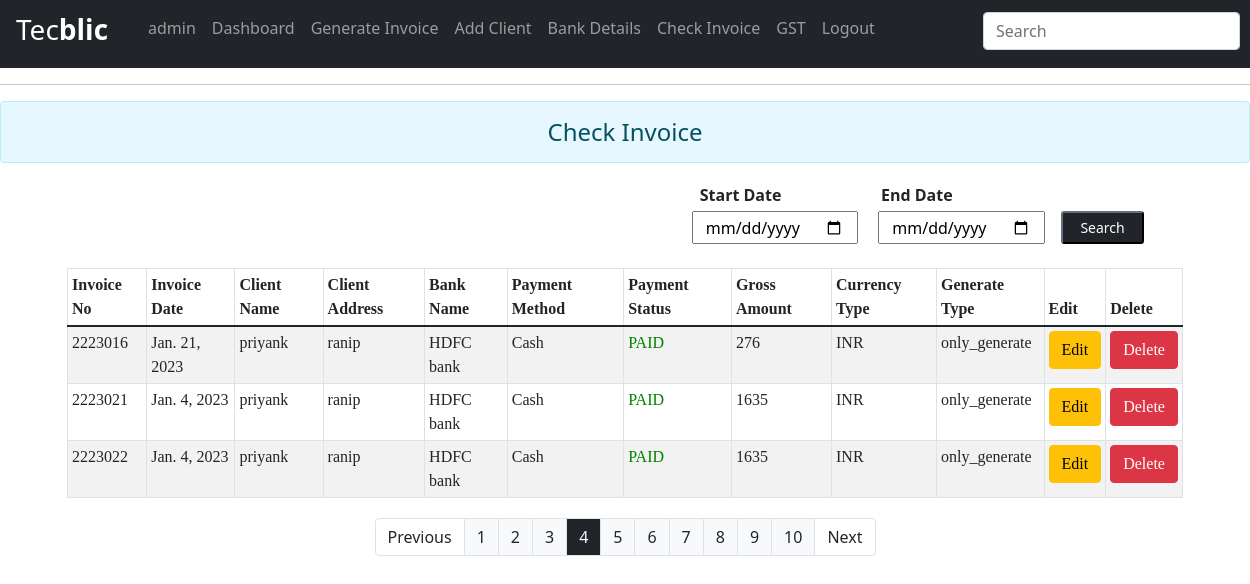
The page /check?page=4 (signed in) on the database as committed earlier.
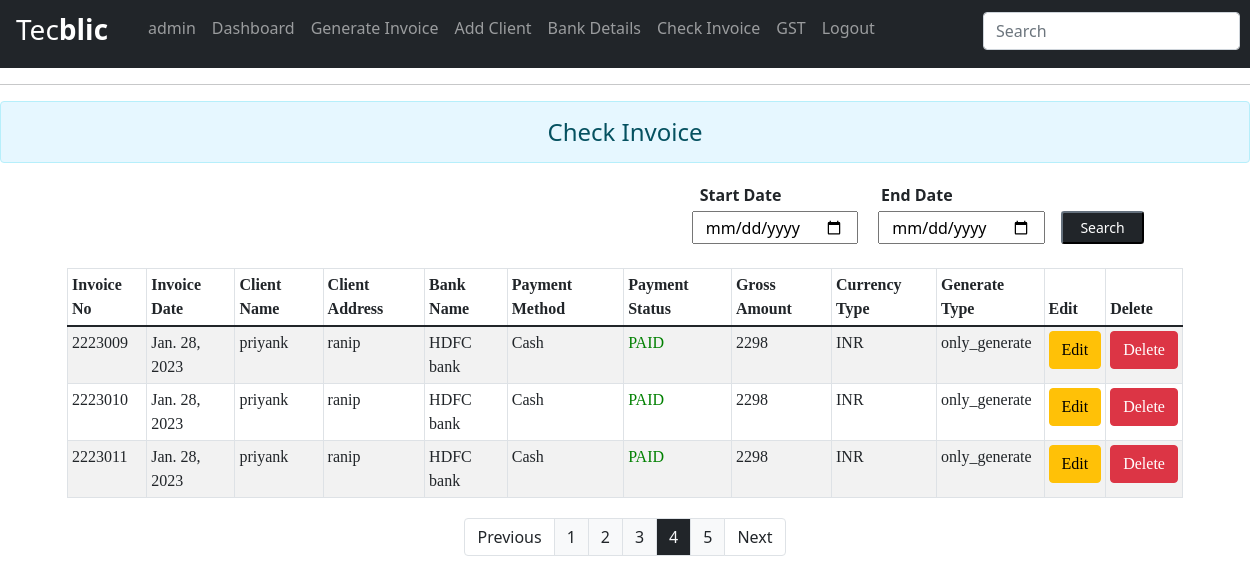
The same page on the database as committed later.
### tecblicapp/models.py (models this page shows, shortened)
class Invoice(models.Model):
    Method = [
    ('----','----'),
    ('Cash', 'Cash'),
    ('Online', 'Online'),
    ('Cheque', 'Cheque'),
    ('Swift Transfer', 'Swift Transfer'),
    ]
    imp=[
        ('DOMESTIC','DOMESTIC'),
        ('EXPORT','EXPORT'),
        ('Inter State', 'Inter State'),
    ]
    Currency = [
    ('INR', 'INR'),
    ('USD', 'USD'),
    ('EUR', 'EUR'),
    ]
    STATUS = [
    ('PENDING', 'PENDING'),
    ('PAID', 'PAID'),
    ]
    emails=[
        ('only_generate','Only Generate'),
        ('generate_and_send','Generate And Send Mail')
    ]
    quantity_type = [
        ("No's", "No's"),
        ('HRS', 'HRS'),
        ('DAY', 'DAY'),
    ]
    invoice_no = models.IntegerField(primary_key=True, blank=True)
    sac_code = models.CharField(null=True, blank=True, max_length=6)
    invoice_date = models.DateField(null=True, blank=True)
    payment_method = models.CharField(choices=Method, default='Cash', max_length=100)
    payment_status = models.CharField(choices=STATUS, default='PAID', max_length=100)
    gross_amount=models.IntegerField(null=True,blank=True)
    cgst = models.CharField(max_length=20, null=True, blank=True,default=0)
    sgst = models.CharField(max_length=20, null=True, blank=True,default=0)
    igst = models.CharField(max_length=20, null=True, blank=True,default=0)
    currency_type=models.CharField(choices=Currency,max_length=5,default='INR')
    qty_type = models.CharField(choices=quantity_type, default='HRS', max_length=5)
    gst_type=models.CharField(choices=imp,default='DOMESTIC',max_length=20)
    t_2 = models.TextField(
        default="2) This Bill is payable by Electronic transfer/ DD/ Cheque in favor of Tecblic Private Limited. For payment made by electronic fund transfer, please send details to accounts@tecblic.com (Invoice number, Invoice amount, Tecblic Bank name and Account number, Payment date, Amount paid, TDS if applicable). Queries can be sent to us at accounts@tecblic.com.")
    t_3 = models.TextField(default="3) Please make payment within 7 days of receipt of this invoice.")
    t_4 = models.TextField(
        default="4) TDS certificate, if applicable, should be issued in favor of Tecblic Private Limited, AAHCT7338J of the Billing Entity and emailed to accounts@tecblic.com or couriered to above address.")
    t_5 = models.TextField(
        default="5) We declare that invoice shows the actual price of goods/services described and that all particulars are correct.")
    client = models.ForeignKey(clientDetail, blank=True, null=True, on_delete=models.SET_NULL)
    send_email=models.CharField(choices=emails,max_length=20,default='only_generate')
    bank = models.ForeignKey(BankDetails, blank=True, null=True, on_delete=models.SET_NULL)
    date_created = models.DateTimeField(auto_now_add=True,blank=True, null=True)
    last_updated = models.DateTimeField(auto_now=True,blank=True, null=True)

class clientDetail(models.Model):
    clientName=models.CharField(max_length=50,null=True,blank=True)
    clientEmail=models.EmailField(null=True,blank=True)
    clientAddress=models.CharField(max_length=200,null=True,blank=True)
    clientGSTIN=models.CharField(max_length=15,null=True,blank=True)
    clientPAN=models.CharField(max_length=10,null=True,blank=True)
    kindAttn=models.CharField(max_length=40,null=True,blank=True)
    placeofSupply=models.CharField(max_length=40,null=True,blank=True)

class BankDetails(models.Model):
    bank_name=models.CharField(max_length=40,null=True,blank=True)
    account_no=models.CharField(max_length=30,null=True,blank=True)
    ifsc_code=models.CharField(max_length=11,null=True,blank=True)
    bank_branch=models.CharField(max_length=40,null=True,blank=True)
    swift_code=models.CharField(max_length=11,null=True,blank=True)
    cin=models.CharField(max_length=21,null=True,blank=True)
    supplier_pan=models.CharField(max_length=10,null=True,blank=True)
    supplier_gstin=models.CharField(max_length=15,null=True,blank=True)
    arn=models.CharField(max_length=30,null=True,blank=True)

### tecblicapp/views.py (the view)
# urls.py: path('check', views.check_invoice, name="check_invoices"),
@login_required(login_url='login')
def check_invoice(request):
    inv_obj=Invoice.objects.all()
    paginator = Paginator(inv_obj,3)
    page_number = request.GET.get('page')
    finaldata =  paginator.get_page(page_number)
    totalpage = finaldata.paginator.num_pages
    return render(request,'tecblicapp/check_invoice_status_demo.html',{'inv':finaldata,'totalpages':[n+1 for n in range(totalpage)]})

### tecblicapp/templates/tecblicapp/check_invoice_status_demo.html (shortened to what this page needs)
<!DOCTYPE html>
<html lang="en">
<head>
    <link href="https://cdn.jsdelivr.net/npm/bootstrap@5.1.3/dist/css/bootstrap.min.css" rel="stylesheet">
    <link href="https://cdnjs.cloudflare.com/ajax/libs/bootstrap-datepicker/1.2.0/css/datepicker.min.css" rel="stylesheet">
</head>
<body>
{% include 'tecblicapp/navbar.html' %}
<hr>
<h4 class="text-center alert alert-info" style="background-color: #e6f7ff;">Check Invoice</h4>
<div style="text-align: right;margin-right: 5%;" class="row" >
    <div class="col-7"></div>
    <form action="/filter/" class="col-5" method="post">
        <div class="row my-1">
            <label for="" style="text-align:left;" class="col-3 "><b style="text-align:left;">Start Date</b></label>
            <label for="" class="col-5" style="text-align:center;"><b >End Date</b></label>
        </div>
        <div class="row">
            <input type="date" name="startdate" class="col-4 mx-1" required><input name="enddate" type="date" class="col-4 mx-3" required><input class="btn-sm btn-dark col-2"  type="submit" value="Search">
        </div>
    </form>
    </div>
<div class="container">
    <form action="" method="post" style="height:250px">
        <div style="font-family: Georgia, 'Times New Roman', Times, serif; ">
            <br>
            <table class="table table-striped table-hover table-bordered table-sm">
                <thead>
                    <tr>
                        <th scope="col">Invoice No</th>
                        <th scope="col">Invoice Date</th>
                        <th scope="col">Client Name</th>
                        <th scope="col">Client Address</th>
                        <th scope="col">Bank Name</th>
                        <th scope="col">Payment Method</th>
                        <th scope="col">Payment Status</th>
                            <th scope="col">Gross Amount</th>
                            <th scope="col">Currency Type</th>
                            <th scope="col">Generate Type</th>
                            <th scope="col">Edit</th>
            <th scope="col">Delete</th>
        </tr>
    </thead>
    <tbody id="tbody">
        {% for i in inv %}
        <tr>
            <td scope="row">{{ i.invoice_no }}</td>
            <td>{{ i.invoice_date }}</td>
            <td>{{ i.client.clientName }}</td>
            <td>{{ i.client.clientAddress }}</td>
            <td>{{  i.bank.bank_name }}</td>
            <td>{{ i.payment_method}}</td>
            {% if i.payment_status == "PENDING" %}<td style="color:red;">{{ i.payment_status }}</td>
            {% else %}<td style="color:green;">{{ i.payment_status }}</td>
            {% endif %}
                <td>{{ i.gross_amount}}</td>
                <td>{{ i.currency_type}}</td>
                <td>{{ i.send_email}}</td>
                <td><a href="{% url 'edit_invoice' i.invoice_no %}" class="btn btn-warning">Edit</a></td>
                <td><a href="{% url 'delete_invoice' i.invoice_no %}" class="btn btn-danger">Delete</a></td>
                {% endfor %}
            </tr>
        </tbody>
    </table>
</div>
</form>
    <nav aria-label="Page navigation example" class="mt-4">
        <ul class="pagination" style="justify-content: center;">
            {% if inv.has_previous %}
            <li class="page-item"><a class="page-link text-dark" href="/check?page={{inv.previous_page_number}}">Previous</a></li>
            {% endif %}
            {% for i in totalpages %}
            <li class="page-item "><a class="page-link
                {% if inv.number == i %}
                bg-dark text-light
                {% else %}
                 bg-light text-dark
                {% endif %}
                " href="/check?page={{i}}">{{i}}</a></li>
                {% endfor %}
                {% if inv.has_next %}
                <li class="page-item"><a class="page-link text-dark" href="/check?page={{inv.next_page_number}}">Next</a></li>
                               {% endif %}
            </ul>
        </nav>
</body>
</html>

Rows that differ between the two databases and show on the page:
removed Invoice: invoice_no "2223016", invoice_date "Jan. 21, 2023", client.clientName "priyank", client.clientAddress "ranip", bank.bank_name "HDFC bank", payment_method "Cash", payment_status "PAID", gross_amount "276", currency_type "INR", send_email "only_generate"
removed Invoice: invoice_no "2223021", invoice_date "Jan. 4, 2023", client.clientName "priyank", client.clientAddress "ranip", bank.bank_name "HDFC bank", payment_method "Cash", payment_status "PAID", gross_amount "1635", currency_type "INR", send_email "only_generate"
removed Invoice: invoice_no "2223022", invoice_date "Jan. 4, 2023", client.clientName "priyank", client.clientAddress "ranip", bank.bank_name "HDFC bank", payment_method "Cash", payment_status "PAID", gross_amount "1635", currency_type "INR", send_email "only_generate"
now on this page (row edited): Invoice: invoice_no "2223009", invoice_date "Jan. 28, 2023", client.clientName "priyank", client.clientAddress "ranip", bank.bank_name "HDFC bank", payment_method "Cash", payment_status "PAID", gross_amount "2298", currency_type "INR", send_email "only_generate"
now on this page (row edited): Invoice: invoice_no "2223010", invoice_date "Jan. 28, 2023", client.clientName "priyank", client.clientAddress "ranip", bank.bank_name "HDFC bank", payment_method "Cash", payment_status "PAID", gross_amount "2298", currency_type "INR", send_email "only_generate"
now on this page (row edited): Invoice: invoice_no "2223011", invoice_date "Jan. 28, 2023", client.clientName "priyank", client.clientAddress "ranip", bank.bank_name "HDFC bank", payment_method "Cash", payment_status "PAID", gross_amount "2298", currency_type "INR", send_email "only_generate"
Other text that changed with them:
list line gone: "6"
list line gone: "7"
list line gone: "8"
list line gone: "9"
list line gone: "10"
